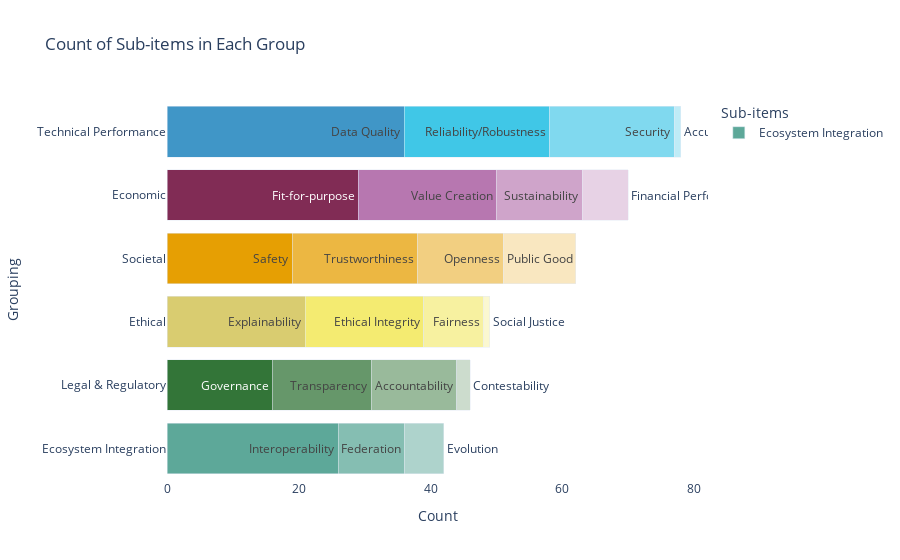

The notebook cell saved with this chart:
### Code cell
# Example usage:
group_properties = {
    'Technical Performance': [
        'Data Quality', 'Reliability/Robustness', 'Security', 
        'Resilience/ Fault tolerance', 'Data Stewardship', 'Accuracy'
    ],
    'Ecosystem Integration': [
        'Interoperability', 'Evolution', 'Federation'
    ],
    'Ethical': [
        'Explainability', 'Ethical Integrity', 'Sustainability', 
        'Fairness', 'Social Justice'
    ],
    'Societal': [
        'Openness', 'Safety', 'Public Good', 'Trustworthiness'
    ],
    'Economic': [
        'Fit-for-purpose', 'Financial Performance', 'Value Creation', 'Sustainability'
    ],
    'Legal & Regulatory': [
        'Governance', 'Contestability', 'Transparency', 'Accountability'
    ]
}

# Define the primary colors to be used for each group
primary_colors = [
    ["#5DA899", "#85BEB2", "#AED3CC", "#D6E9E5"],  # Teal
    ["#337538", "#66976A", "#99BA9B", "#CCDCCD"],  # Greens
    ["#D9CC70", "#F4EB71", "#F7F1A0", "#FBF8D0"],  # Yellow
    [ "#E69F03", "#ECB742", "#F2CF81", "#F9E7C0"],# Oranges
    ["#812C55",'#B777B0','#CFA4CA','#E7D2E5'], #Purples
    ["#4096C7", "#40C7E7", "#80D9EF","#BFECF7"]  #Blues
]

stacked_barplot(df_exploded, 'assured_properties_combined', group_properties, category_order=['Ecosystem Integration','Legal & Regulatory','Ethical','Societal','Economic','Technical Performance'], palette=primary_colors)

### Figure 1 — Plotly figure (JSON) as saved in the notebook; plotly's stock layout.template omitted (floating-point values rounded to 4 significant figures)
{"data": [{"marker": {"color": ["#5DA899", "#85BEB2", "#AED3CC"]}, "name": "Ecosystem Integration", "orientation": "h", "showlegend": true, "text": ["Interoperability", "Federation", "Evolution"], "textposition": "auto", "type": "bar", "x": [26, 10, 6], "y": ["Ecosystem Integration", "Ecosystem Integration", "Ecosystem Integration"]}, {"marker": {"color": ["#337538", "#66976A", "#99BA9B", "#CCDCCD"]}, "name": "Legal & Regulatory", "orientation": "h", "showlegend": false, "text": ["Governance", "Transparency", "Accountability", "Contestability"], "textposition": "auto", "type": "bar", "x": [16, 15, 13, 2], "y": ["Legal & Regulatory", "Legal & Regulatory", "Legal & Regulatory", "Legal & Regulatory"]}, {"marker": {"color": ["#D9CC70", "#F4EB71", "#F7F1A0", "#FBF8D0"]}, "name": "Ethical", "orientation": "h", "showlegend": false, "text": ["Explainability", "Ethical Integrity", "Fairness", "Social Justice"], "textposition": "auto", "type": "bar", "x": [21, 18, 9, 1], "y": ["Ethical", "Ethical", "Ethical", "Ethical"]}, {"marker": {"color": ["#E69F03", "#ECB742", "#F2CF81", "#F9E7C0"]}, "name": "Societal", "orientation": "h", "showlegend": false, "text": ["Safety", "Trustworthiness", "Openness", "Public Good"], "textposition": "auto", "type": "bar", "x": [19, 19, 13, 11], "y": ["Societal", "Societal", "Societal", "Societal"]}, {"marker": {"color": ["#812C55", "#B777B0", "#CFA4CA", "#E7D2E5"]}, "name": "Economic", "orientation": "h", "showlegend": false, "text": ["Fit-for-purpose", "Value Creation", "Sustainability", "Financial Performance"], "textposition": "auto", "type": "bar", "x": [29, 21, 13, 7], "y": ["Economic", "Economic", "Economic", "Economic"]}, {"marker": {"color": ["#4096C7", "#40C7E7", "#80D9EF", "#BFECF7"]}, "name": "Technical Performance", "orientation": "h", "showlegend": false, "text": ["Data Quality", "Reliability/Robustness", "Security", "Accuracy"], "textposition": "auto", "type": "bar", "x": [36, 22, 19, 1], "y": ["Technical Performance", "Technical Performance", "Technical Performance", "Technical Performance"]}], "layout": {"barmode": "stack", "legend": {"title": {"text": "Sub-items"}}, "plot_bgcolor": "rgba(0,0,0,0)", "showlegend": true, "title": {"text": "Count of Sub-items in Each Group"}, "xaxis": {"title": {"text": "Count"}}, "yaxis": {"categoryarray": ["Ecosystem Integration", "Legal & Regulatory", "Ethical", "Societal", "Economic", "Technical Performance"], "categoryorder": "array", "title": {"text": "Grouping"}}}}
